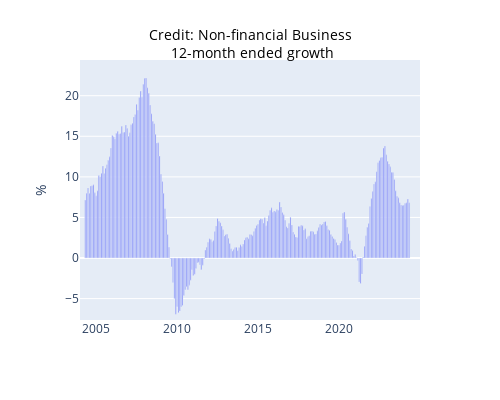

The code cell stored with this chart in its notebook:
### Code cell
startDateExample = datetime(2004, 1, 1)
endDateExample = datetime(2024, 12, 31)
seriesToGraph = 'Credit; Non-financial Business; 12-month ended growth'

graph_series(seriesToGraph, df, startDateExample, endDateExample)

### Figure 1 — Plotly figure (JSON) as saved in the notebook; plotly's stock layout.template omitted (floating-point values rounded to 4 significant figures; data arrays with more than 128 entries replaced by an {"elided": "..."} marker saying what was removed)
{"data": [{"alignmentgroup": "True", "hovertemplate": "Date=%{x}<br>Credit; Non-financial Business; 12-month ended growth=%{y}<extra></extra>", "legendgroup": "", "marker": {"color": "#636efa", "pattern": {"shape": ""}}, "name": "", "offsetgroup": "", "orientation": "v", "showlegend": false, "textposition": "auto", "type": "bar", "x": {"elided": "572 str values"}, "xaxis": "x", "y": {"elided": "572 float values"}, "yaxis": "y"}], "layout": {"barmode": "relative", "height": 400, "hovermode": "x", "legend": {"tracegroupgap": 0}, "margin": {"t": 60}, "title": {"font": {"color": "black", "size": 14}, "text": "Credit: Non-financial Business<br> 12-month ended growth", "x": 0.5, "y": 0.9}, "width": 500, "xaxis": {"anchor": "y", "domain": [0, 1], "range": ["2004-01-01T00:00:00", "2024-12-31T00:00:00"], "title": {"text": " "}, "type": "date"}, "yaxis": {"anchor": "x", "domain": [0, 1], "range": [-7.638, 24.4], "title": {"text": "%"}, "type": "linear"}}}
